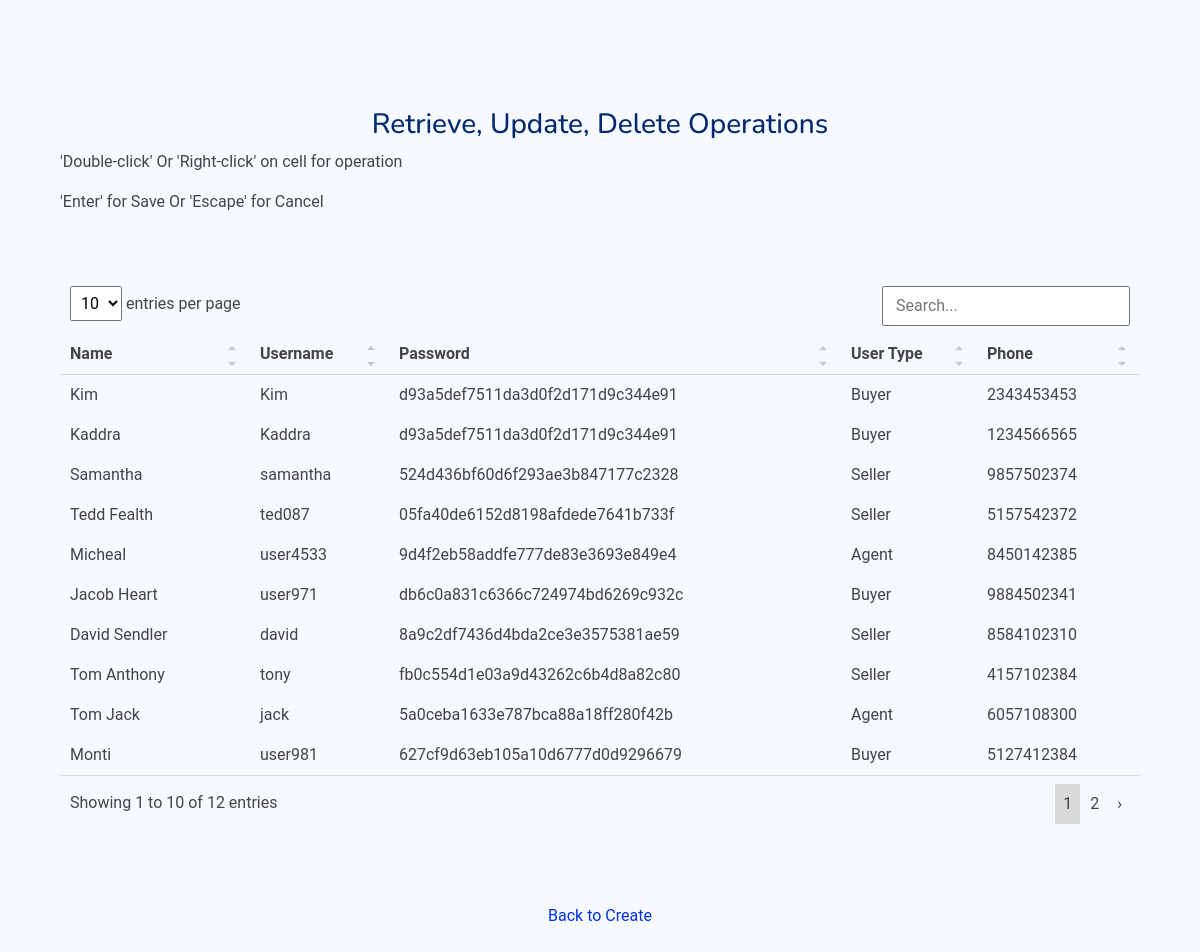
/main/index.php (signed in), run on the app's committed database.
### tables this page shows
CREATE TABLE `tb_users` (
  `user_id` int(11) NOT NULL,
  `username` varchar(255) NOT NULL,
  `password` varchar(255) NOT NULL,
  `name` varchar(255) NOT NULL,
  `user_type` varchar(10) NOT NULL,
  `phone` varchar(255) NOT NULL
);

### main/index.php (the view, shortened to what this page needs)
<?php
include('../db_con.php');
?>
<!DOCTYPE html>
<html lang="en">
    <head>
		  <link href="../assets/vendor/bootstrap/css/bootstrap.min.css" rel="stylesheet">
		  <link href="../assets/vendor/bootstrap-icons/bootstrap-icons.css" rel="stylesheet">
		  <link href="../assets/vendor/boxicons/css/boxicons.min.css" rel="stylesheet">
		  <link href="../assets/vendor/quill/quill.snow.css" rel="stylesheet">
		  <link href="../assets/vendor/quill/quill.bubble.css" rel="stylesheet">
		  <link href="../assets/vendor/remixicon/remixicon.css" rel="stylesheet">
		  <link href="../assets/vendor/simple-datatables/style.css" rel="stylesheet">
		  <link href="../assets/css/style.css" rel="stylesheet">
        <link rel="stylesheet" href="../dist/css/style.css">
        <link rel="stylesheet" href="../dist/css/editing.css">
        <link rel="stylesheet" href="../demo.css">
    </head>
    <body style="margin:60px;">
        <br>
        <br>
        <div align="center">
        	<h3 style="color: #012970;">Retrieve, Update, Delete Operations</h3>
        </div>
        <p>'Double-click' Or 'Right-click' on cell for operation</p>
        <p>'Enter' for Save Or 'Escape' for Cancel</p>
        <br>
        <br>
        <?php
        $sql = "SELECT * FROM tb_users";
		$result = $conn->query($sql);
        ?>
        <table id="demo-table">
            <thead>
                <tr>
                    <th>Name</th>
                    <th>Username</th>
                    <th>Password</th>
                    <th>User Type</th>
                    <th>Phone</th>
                </tr>
            </thead>
            <tbody>
                <?php
                if ($result->num_rows > 0)
                {
                    while ($row = $result->fetch_assoc())
                    {
                        $user_id = $row["user_id"];
                        $username = $row["username"];
                        $password = $row["password"];
                        $name = $row["name"];
                        $user_type = $row["user_type"];
                        $phone = $row["phone"];
                ?>
                        <tr id="<?=$user_id?>">
                            <td><?=$name?></td>
                            <td><?=$username?></td>
                            <td><?=$password?></td>
                            <td><?=$user_type?></td>
                            <td><?=$phone?></td>
                        </tr>
                <?php
                    }
                }
                ?>
            </tbody>
        </table>
        <br/><br/><br/>
		<div align="center">
			<a href="../crud.php">Back to Create</a>
		</div>
    </body>
</html>

### assets/css/style.css (style rules this page uses)
:root { scroll-behavior: smooth; }
body { font-family: "Open Sans", sans-serif; background: #f6f9ff; color: #444444; }
a { color: #4154f1; text-decoration: none; }
h1, h2, h3, h4, h5, h6 { font-family: "Nunito", sans-serif; }

### data on the page
tb_users: name "Kim", username "Kim", password "d93a5def7511da3d0f2d171d9c344e91", phone "2343453453"
tb_users: name "Kaddra", username "Kaddra", password "d93a5def7511da3d0f2d171d9c344e91", phone "1234566565"
tb_users: name "Samantha", username "samantha", password "524d436bf60d6f293ae3b847177c2328", phone "9857502374"
tb_users: name "Tedd Fealth", username "ted087", password "05fa40de6152d8198afdede7641b733f", phone "5157542372"
tb_users: name "Micheal", username "user4533", password "9d4f2eb58addfe777de83e3693e849e4", phone "8450142385"
tb_users: name "Jacob Heart", username "user971", password "db6c0a831c6366c724974bd6269c932c", phone "9884502341"
tb_users: name "David Sendler", username "david", password "8a9c2df7436d4bda2ce3e3575381ae59", phone "8584102310"
tb_users: name "Tom Anthony", username "tony", password "fb0c554d1e03a9d43262c6b4d8a82c80", phone "4157102384"
tb_users: name "Tom Jack", username "jack", password "5a0ceba1633e787bca88a18ff280f42b", phone "6057108300"
tb_users: name "Monti", username "user981", password "627cf9d63eb105a10d6777d0d9296679", phone "5127412384"
